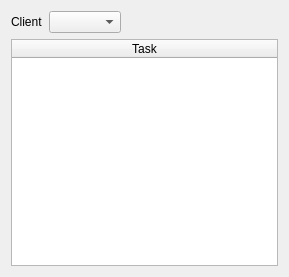
<?xml version="1.0" encoding="UTF-8"?>
<ui version="4.0">
 <class>Dialog</class>
 <widget class="QDialog" name="Dialog">
  <property name="windowModality">
   <enum>Qt::ApplicationModal</enum>
  </property>
  <property name="geometry">
   <rect>
    <x>0</x>
    <y>0</y>
    <width>289</width>
    <height>277</height>
   </rect>
  </property>
  <property name="maximumSize">
   <size>
    <width>16777144</width>
    <height>16770000</height>
   </size>
  </property>
  <property name="windowTitle">
   <string>Set tasks and clients</string>
  </property>
  <property name="modal">
   <bool>true</bool>
  </property>
  <layout class="QVBoxLayout" name="verticalLayout_2">
   <item>
    <layout class="QHBoxLayout" name="horizontalLayout_2">
     <item>
      <widget class="QLabel" name="label_2">
       <property name="text">
        <string>Client</string>
       </property>
      </widget>
     </item>
     <item>
      <widget class="QComboBox" name="comboBox">
       <property name="editable">
        <bool>false</bool>
       </property>
       <property name="maxVisibleItems">
        <number>20</number>
       </property>
       <property name="sizeAdjustPolicy">
        <enum>QComboBox::AdjustToContents</enum>
       </property>
       <property name="frame">
        <bool>true</bool>
       </property>
      </widget>
     </item>
     <item>
      <spacer name="horizontalSpacer">
       <property name="orientation">
        <enum>Qt::Horizontal</enum>
       </property>
       <property name="sizeHint" stdset="0">
        <size>
         <width>40</width>
         <height>20</height>
        </size>
       </property>
      </spacer>
     </item>
    </layout>
   </item>
   <item>
    <layout class="QVBoxLayout" name="verticalLayout">
     <item>
      <widget class="QTableWidget" name="tableWidget">
       <property name="frameShape">
        <enum>QFrame::StyledPanel</enum>
       </property>
       <property name="editTriggers">
        <set>QAbstractItemView::NoEditTriggers</set>
       </property>
       <attribute name="horizontalHeaderStretchLastSection">
        <bool>true</bool>
       </attribute>
       <attribute name="verticalHeaderVisible">
        <bool>false</bool>
       </attribute>
       <attribute name="verticalHeaderStretchLastSection">
        <bool>false</bool>
       </attribute>
       <column>
        <property name="text">
         <string>Task</string>
        </property>
       </column>
      </widget>
     </item>
    </layout>
   </item>
  </layout>
 </widget>
 <tabstops>
  <tabstop>comboBox</tabstop>
  <tabstop>tableWidget</tabstop>
 </tabstops>
 <resources/>
 <connections/>
</ui>
